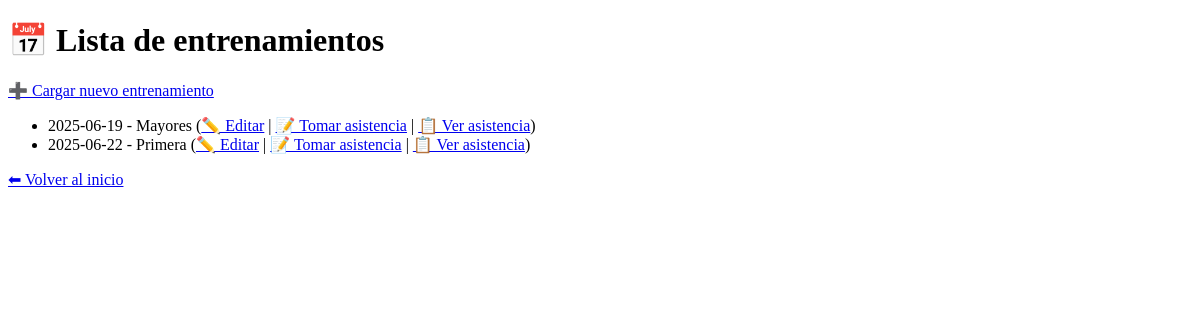
The app's page /entrenamientos, older data.
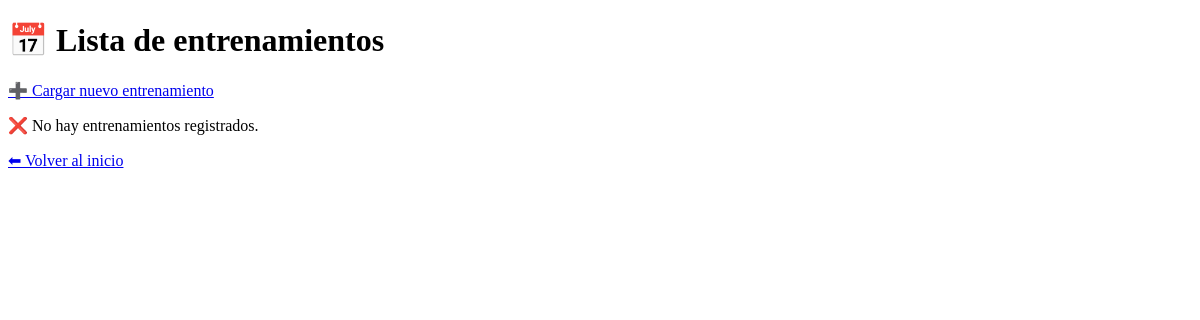
The same page, newer data.
### tables this page shows
CREATE TABLE entrenamientos (
    id INTEGER PRIMARY KEY AUTOINCREMENT,
    fecha TEXT,
    categoria TEXT
);

### main.py (the view)
@app.route('/entrenamientos')
def entrenamientos():
    conn = get_db_connection()
    entrenamientos = conn.execute('SELECT * FROM entrenamientos').fetchall()
    conn.close()
    return render_template('entrenamientos.html', entrenamientos=entrenamientos)

### main.py (called while the page is built)
def get_db_connection():
    conn = sqlite3.connect('db/hockey.db')
    conn.row_factory = sqlite3.Row  # Para acceder por nombre
    return conn

### templates/entrenamientos.html (shortened to what this page needs)
<!DOCTYPE html>
<html lang="es">
<head>
</head>
<body>
    <h1>📅 Lista de entrenamientos</h1>
    <a href="/entrenamiento/nuevo">➕ Cargar nuevo entrenamiento</a>
    {% if entrenamientos %}
        <ul>
        {% for e in entrenamientos %}
            <li>
                {{ e.fecha }} - {{ e.categoria }}
                (<a href="/entrenamiento/{{ e.id }}/editar">✏️ Editar</a> |
                 <a href="/asistencia/{{ e.id }}">📝 Tomar asistencia</a> |
                 <a href="/entrenamiento/{{ e.id }}/asistencias">📋 Ver asistencia</a>)
            </li>
        {% endfor %}
        </ul>
    {% else %}
        <p>❌ No hay entrenamientos registrados.</p>
    {% endif %}
    <a href="/">⬅ Volver al inicio</a>
</body>
</html>

Row changes from the older to the newer data that the page shows:
removed entrenamientos: fecha "2025-06-19", categoria "Mayores"
removed entrenamientos: fecha "2025-06-22", categoria "Primera"
Text that changed along with them:
text now shown: "❌ No hay entrenamientos registrados."
